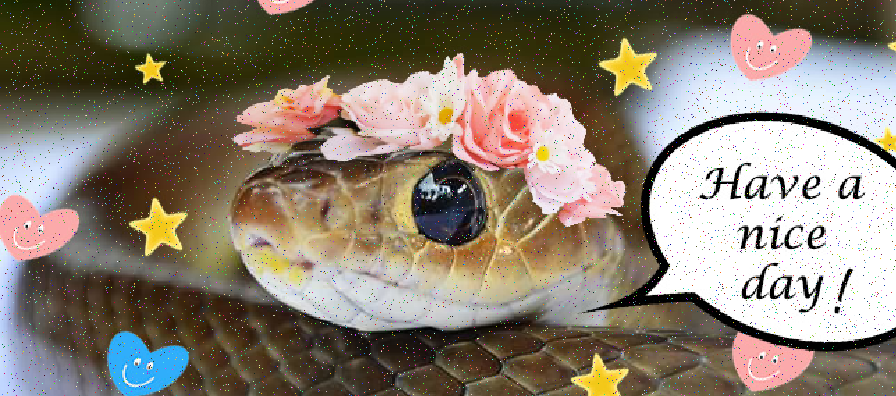
#> input picture unhosted/forensics-sneccanography/snek2.png, 896 x 396 px
$ python error.py
#> lines starting #> are read from the running program, lines starting #| are printed output that depends on the picture
import random
from PIL import Image

im = Image.open('snek2.png')
#> im is the input picture: PIL image 896x396 RGB; mean R, G, B 136.9, 126.3, 112.4
w,h = im.size
#> w = 896; h = 396
pixels = im.load()
for _ in range(10000):
    j = random.randrange(w)
    i = random.randrange(h)
    k = random.randrange(3)
    r,g,b = pixels[j,i]
    pixels[j,i] = (random.randrange(256), random.randrange(256), random.randrange(256))
#> this loop made 10000 passes
#> (r, g, b) on passes 1 to 3: (255, 255, 255), (44, 46, 45), (50, 47, 12)

im.save('snek3.png')
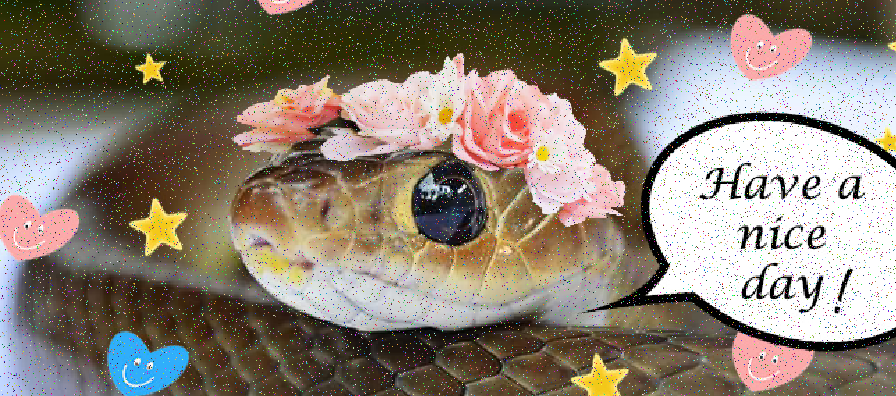
#> saved as snek3.png: PIL image 896x396 RGB; mean R, G, B 136.7, 126.4, 112.8
